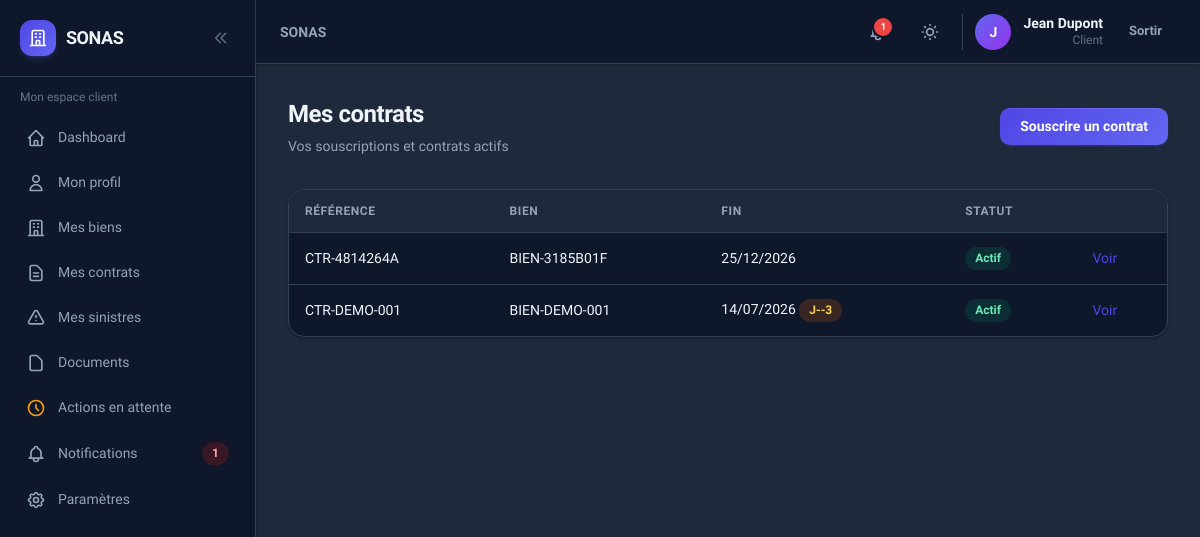
Before: /client/contrats/ (signed in) with the older database file.
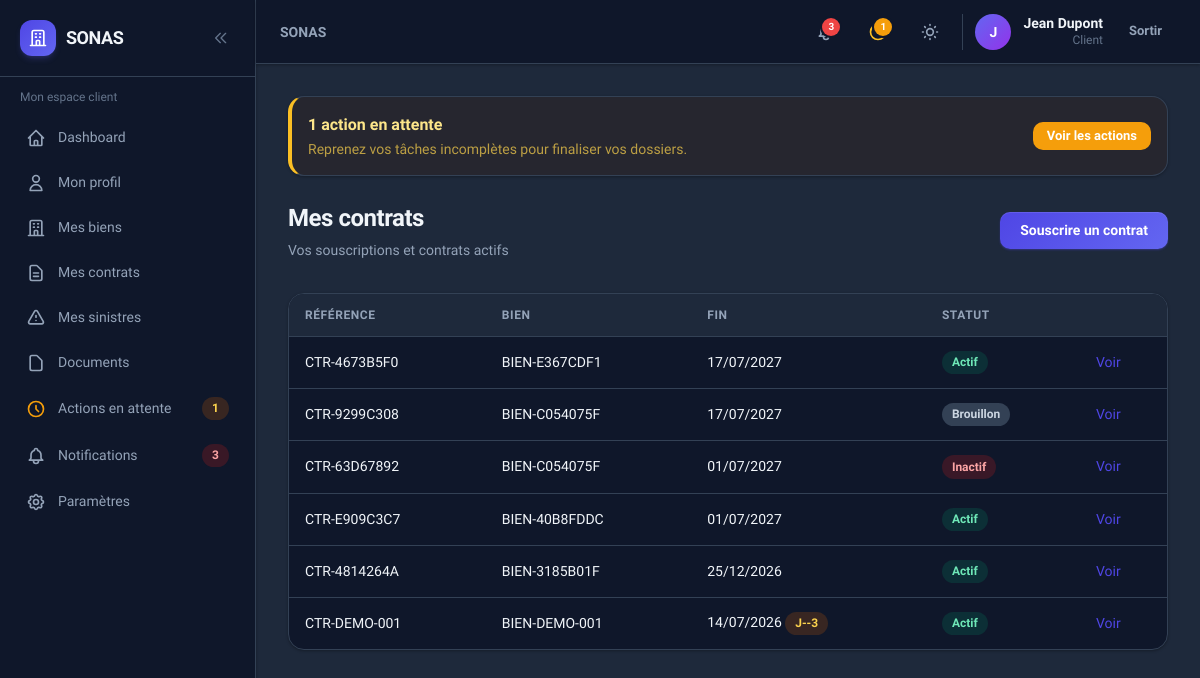
After: the same page with the newer database file.
### contrats/models.py (models this page shows, shortened)
class Contrat(models.Model):
    client = models.ForeignKey(Client, on_delete=models.CASCADE, related_name='contrats')
    bien = models.ForeignKey(Bien, on_delete=models.CASCADE, related_name='contrats')
    reference = models.CharField(max_length=50, unique=True)
    date_debut = models.DateField()
    date_fin = models.DateField()
    statut = models.CharField(
        max_length=15,
        choices=ContratStatut.choices,
        default=ContratStatut.BROUILLON,
    )
    montant_annuel = models.DecimalField(max_digits=12, decimal_places=2, null=True, blank=True)
    plafond_indemnisation = models.DecimalField(
        max_digits=12,
        decimal_places=2,
        default=0,
        help_text='Plafond total d\'indemnisation du contrat (USD).',
    )
    montant_indemnise_cumule = models.DecimalField(
        max_digits=12,
        decimal_places=2,
        default=0,
        help_text='Montant total déjà indemnisé sur ce contrat (USD).',
    )
    grille_tarifaire = models.ForeignKey(
        GrilleTarifaire,
        on_delete=models.SET_NULL,
        null=True,
        blank=True,
        related_name='contrats',
        verbose_name='Forfait d\'assurance',
    )
    bon_paiement_reference = models.CharField(max_length=50, blank=True, db_index=True)
    paiement_valide = models.BooleanField(default=False)
    notes = models.TextField(blank=True)
    date_souscription = models.DateTimeField(null=True, blank=True)
    alerte_j30_envoyee = models.BooleanField(default=False)
    alerte_j15_envoyee = models.BooleanField(default=False)
    alerte_j7_envoyee = models.BooleanField(default=False)
    alerte_j0_envoyee = models.BooleanField(default=False)
    sinistres_bloques = models.BooleanField(default=False)
    created_at = models.DateTimeField(auto_now_add=True)
    updated_at = models.DateTimeField(auto_now=True)
    class Meta:
        verbose_name = 'Contrat'
        verbose_name_plural = 'Contrats'
        ordering = ['-created_at']
    @property
    def jours_restants(self):
        return (self.date_fin - date.today()).days

### biens/models.py (models this page shows, shortened)
class Bien(models.Model):
    client = models.ForeignKey(Client, on_delete=models.CASCADE, related_name='biens')
    reference = models.CharField(max_length=50, unique=True)
    type_bien = models.CharField(max_length=20, choices=BienType.choices, default=BienType.APPARTEMENT)
    adresse = models.TextField()
    code_postal = models.CharField(max_length=10)
    ville = models.CharField(max_length=100)
    surface_m2 = models.DecimalField(max_digits=10, decimal_places=2, null=True, blank=True)
    valeur_estimee = models.DecimalField(
        max_digits=14,
        decimal_places=2,
        null=True,
        blank=True,
        help_text='Valeur estimée du bien en USD (utilisée pour la grille tarifaire).',
    )
    grille_tarifaire = models.ForeignKey(
        'contrats.GrilleTarifaire',
        on_delete=models.SET_NULL,
        null=True,
        blank=True,
        related_name='biens',
        verbose_name='Forfait d\'assurance',
    )
    description = models.TextField(blank=True)
    statut = models.CharField(max_length=15, choices=BienStatut.choices, default=BienStatut.EN_ATTENTE)
    motif_rejet = models.TextField(blank=True)
    created_at = models.DateTimeField(auto_now_add=True)
    updated_at = models.DateTimeField(auto_now=True)
    class Meta:
        verbose_name = 'Bien'
        verbose_name_plural = 'Biens'
        ordering = ['-created_at']

### contrats/views.py (the view)
@client_required
def contrat_list_client(request):
    client = request.user.client_profile
    contrats = Contrat.objects.filter(client=client).select_related('bien')
    return render(request, 'contrats/list_client.html', {'contrats': contrats})

### accounts/models.py (called while the page is built)
    @property
    def is_client(self):
        return self.role == UserRole.CLIENT

    @property
    def is_internal(self):
        return self.role in (UserRole.AGENT, UserRole.GERANT, UserRole.ADMIN)

### notifications/services.py (called while the page is built)
def get_pending_actions_count(user):
    return ActionEnAttente.objects.filter(user=user, is_resolved=False).count()

def get_unread_count(user):
    return Notification.objects.filter(user=user, is_read=False).count()

def get_recent_notifications(user, limit=5):
    return Notification.objects.filter(user=user).order_by('-created_at')[:limit]

### templates/contrats/list_client.html
{% extends 'contrats/list_internal.html' %}

### templates/contrats/list_internal.html (shortened to what this page needs)
{% extends 'base.html' %}
{% block content %}
<div class="sonas-page-header flex flex-col sm:flex-row sm:items-center sm:justify-between gap-4 mb-8">
    <div>
        <h1>{% if user.is_client %}Mes contrats{% else %}Contrats{% endif %}</h1>
        <p>{% if user.is_client %}Vos souscriptions et contrats actifs{% else %}Création et activation contractuelle{% endif %}</p>
    </div>
    {% if user.is_client %}
    <a href="{% url 'contrats_client:create' %}" class="sonas-btn sonas-btn-primary">Souscrire un contrat</a>
    {% else %}
    <a href="{% url 'contrats:create' %}" class="sonas-btn sonas-btn-primary">Nouveau contrat</a>
    {% endif %}
</div>
<div class="hidden lg:block sonas-card overflow-hidden sonas-table-wrap">
    <table class="sonas-table">
        <thead><tr>
            <th>Référence</th>
            <th>Bien</th>
            <th>Fin</th>
            <th>Statut</th>
            <th></th>
        </tr></thead>
        <tbody>
            {% for c in contrats %}
            <tr>
                <td class="font-medium">{{ c.reference }}</td>
                <td>{{ c.bien.reference }}</td>
                <td>{{ c.date_fin|date:"d/m/Y" }}{% if c.jours_restants <= 30 and c.statut == 'ACTIF' %} <span class="sonas-badge sonas-badge-yellow">J-{{ c.jours_restants }}</span>{% endif %}</td>
                <td><span class="sonas-badge sonas-badge-{% if c.statut == 'ACTIF' %}green{% elif c.statut == 'INACTIF' or c.statut == 'EPUISE' or c.statut == 'EXPIRE' or c.statut == 'RESILIE' %}red{% else %}gray{% endif %}">{{ c.get_statut_display }}</span></td>
                <td><a href="{% if user.is_client %}{% url 'contrats_client:detail' c.pk %}{% else %}{% url 'contrats:detail' c.pk %}{% endif %}" class="text-indigo-600 hover:underline font-medium">Voir</a></td>
            </tr>
            {% empty %}
            <tr><td colspan="6" class="p-8 text-center text-slate-500">Aucun contrat.</td></tr>
            {% endfor %}
        </tbody>
    </table>
</div>
{% endblock %}

### templates/partials/navbar.html (shortened to what this page needs)
<header class="sticky top-0 z-30 sonas-card border-0 border-b rounded-none px-3 sm:px-6 h-14 sm:h-16 flex items-center justify-between shrink-0 gap-2">
    <div class="flex items-center gap-2 sm:gap-4 min-w-0 flex-1">
        <h2 class="text-sm font-semibold text-slate-500 dark:text-slate-400 truncate hidden lg:block">
            {% block page_breadcrumb %}SONAS{% endblock %}
        </h2>
    </div>
    <div class="flex items-center gap-1 sm:gap-3 shrink-0">
        <a href="{% url url_notifications_list %}" class="relative p-2.5 rounded-xl hover:bg-slate-100 dark:hover:bg-slate-800 transition-colors" title="Notifications{% if unread_notifications_count %} ({{ unread_notifications_count }}){% endif %}">
            {% if unread_notifications_count %}
            <span class="absolute top-1.5 right-1.5 min-w-[1.125rem] h-[1.125rem] px-0.5 bg-red-500 rounded-full ring-2 ring-white dark:ring-slate-900 text-[10px] font-bold text-white flex items-center justify-center">{{ unread_notifications_count }}</span>
            {% endif %}
        </a>
        {% if pending_actions_count %}
        <a href="{% url url_pending_actions %}" class="relative p-2.5 rounded-xl hover:bg-slate-100 dark:hover:bg-slate-800 transition-colors" title="Actions en attente ({{ pending_actions_count }})">
            <span class="absolute top-1.5 right-1.5 min-w-[1.125rem] h-[1.125rem] px-0.5 bg-amber-500 rounded-full ring-2 ring-white dark:ring-slate-900 text-[10px] font-bold text-white flex items-center justify-center">{{ pending_actions_count }}</span>
        </a>
        {% endif %}
        <button @click="toggle()" class="p-2.5 rounded-xl hover:bg-slate-100 dark:hover:bg-slate-800 transition-colors" title="Thème">
        </button>
        <div class="hidden sm:flex items-center gap-3 pl-3 border-l border-slate-200 dark:border-slate-700">
            <div class="w-9 h-9 rounded-full bg-gradient-to-br from-indigo-500 to-purple-600 flex items-center justify-center text-white text-sm font-bold">
                {{ user.first_name|first|default:user.username|first|upper }}
            </div>
            <div class="text-right hidden md:block">
                <p class="text-sm font-semibold leading-tight">{{ user.get_full_name|default:user.username }}</p>
                <p class="text-xs text-slate-500">{{ user.get_role_display }}</p>
            </div>
        </div>
        <form method="post" action="{% url 'accounts:logout' %}">
            <button type="submit" class="sonas-btn sonas-btn-ghost sonas-btn-sm">Sortir</button>
        </form>
    </div>
</header>

Changed rows visible on the page:
added Contrat: reference "CTR-4673B5F0", bien.reference "BIEN-E367CDF1", date_fin "17/07/2027", statut "Actif"
added Contrat: reference "CTR-9299C308", bien.reference "BIEN-C054075F", date_fin "17/07/2027", statut "Brouillon"
added Contrat: reference "CTR-63D67892", bien.reference "BIEN-C054075F", date_fin "01/07/2027", statut "Inactif"
added Contrat: reference "CTR-E909C3C7", bien.reference "BIEN-40B8FDDC", date_fin "01/07/2027", statut "Actif"
Other visible differences:
{{ pending_actions_count }}: (not shown) → "1"
{{ unread_notifications_count }}: "1" → "3"
text now shown: "action en attente Reprenez vos tâches incomplètes pour finaliser vos dossiers. Voir les actions"
